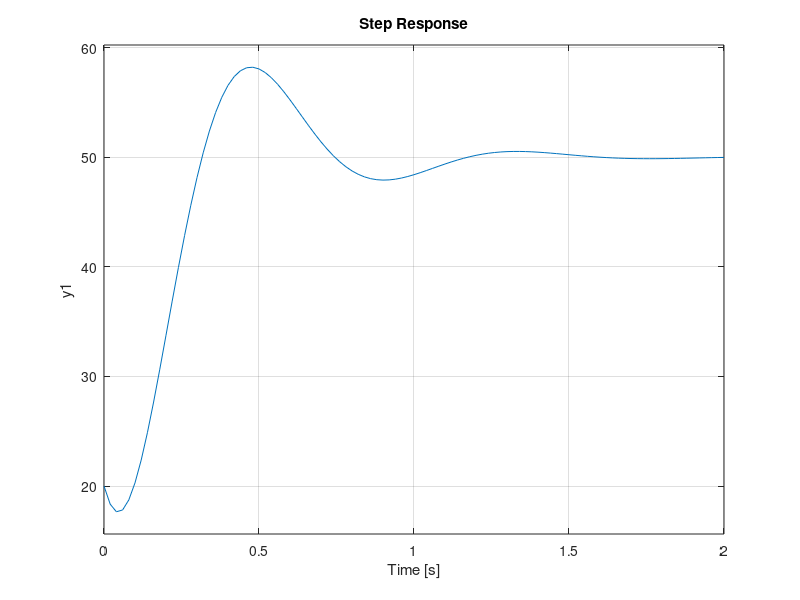

This figure's MATLAB source:
clear all;
clc;

s = tf('s');

xi = 0.4;
K = 50;
wn = 8;
zero = 20*s^2 + 20*s;

G = (zero + K*wn^2) /(s^2 + 2*xi*wn*s + wn^2);
step(G);
hold on;


wd =  wn * sqrt(1 - (xi)^2)
te = 3 / (xi*wn)
Mp = exp(-((xi) * pi) / sqrt(1 - (xi)^2)) 
Polo_real = -xi*wn
Polo_img = wn * sqrt(1 - (xi)^2)
try_real = exp(-Polo_real)
try_img = exp(Polo_img)
